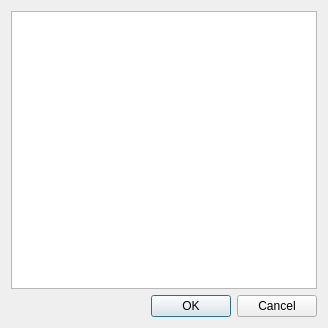
<?xml version="1.0" encoding="UTF-8"?>
<ui version="4.0">
 <class>FolderChooser</class>
 <widget class="QDialog" name="FolderChooser">
  <property name="geometry">
   <rect>
    <x>0</x>
    <y>0</y>
    <width>328</width>
    <height>328</height>
   </rect>
  </property>
  <property name="windowTitle">
   <string>Select the folder</string>
  </property>
  <layout class="QVBoxLayout" name="verticalLayout">
   <item>
    <widget class="QTreeView" name="folderView"/>
   </item>
   <item>
    <widget class="QDialogButtonBox" name="buttonBox">
     <property name="orientation">
      <enum>Qt::Horizontal</enum>
     </property>
     <property name="standardButtons">
      <set>QDialogButtonBox::Cancel|QDialogButtonBox::Ok</set>
     </property>
    </widget>
   </item>
  </layout>
 </widget>
 <resources/>
 <connections>
  <connection>
   <sender>buttonBox</sender>
   <signal>accepted()</signal>
   <receiver>FolderChooser</receiver>
   <slot>accept()</slot>
   <hints>
    <hint type="sourcelabel">
     <x>248</x>
     <y>254</y>
    </hint>
    <hint type="destinationlabel">
     <x>157</x>
     <y>274</y>
    </hint>
   </hints>
  </connection>
  <connection>
   <sender>buttonBox</sender>
   <signal>rejected()</signal>
   <receiver>FolderChooser</receiver>
   <slot>reject()</slot>
   <hints>
    <hint type="sourcelabel">
     <x>316</x>
     <y>260</y>
    </hint>
    <hint type="destinationlabel">
     <x>286</x>
     <y>274</y>
    </hint>
   </hints>
  </connection>
 </connections>
</ui>
